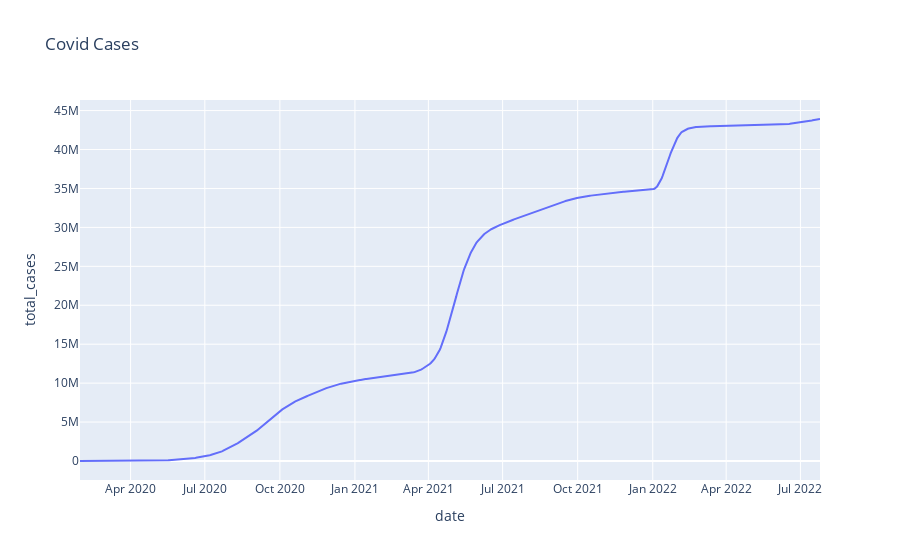

The notebook cell this image was saved under:
### Markdown cell above
# Plotting Chart of Covid Cases

### Code cell
import plotly.express as px
fig=px.line(df_India, x="date", y="total_cases", title="Covid Cases")
fig.show()

### Figure 1 — Plotly figure (JSON) as saved in the notebook; plotly's stock layout.template omitted (floating-point values rounded to 4 significant figures; data arrays with more than 128 entries replaced by an {"elided": "..."} marker saying what was removed)
{"data": [{"hovertemplate": "date=%{x}<br>total_cases=%{y}<extra></extra>", "legendgroup": "", "line": {"color": "#636efa", "dash": "solid"}, "marker": {"symbol": "circle"}, "mode": "lines", "name": "", "orientation": "v", "showlegend": false, "type": "scatter", "x": {"elided": "908 str values"}, "xaxis": "x", "y": {"elided": "908 int values"}, "yaxis": "y"}], "layout": {"legend": {"tracegroupgap": 0}, "title": {"text": "Covid Cases"}, "xaxis": {"anchor": "y", "domain": [0, 1], "title": {"text": "date"}}, "yaxis": {"anchor": "x", "domain": [0, 1], "title": {"text": "total_cases"}}}}
